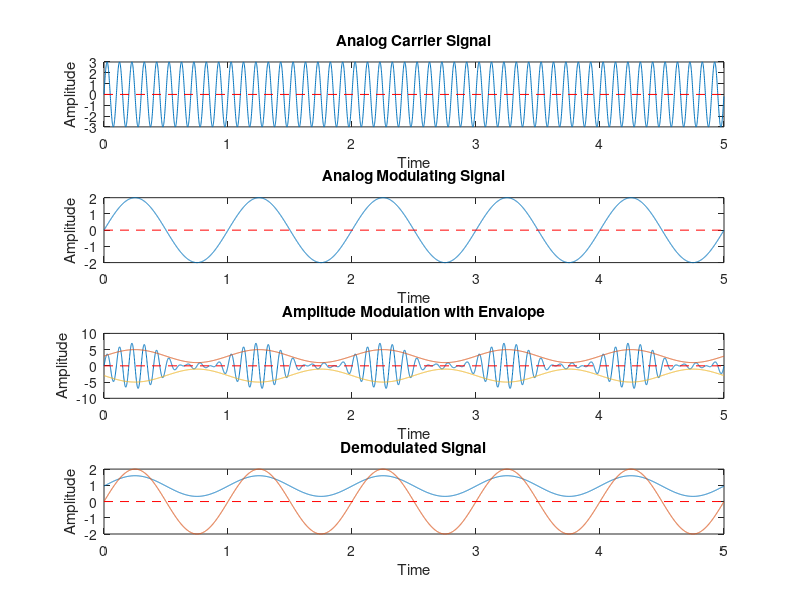

Source code (MATLAB):
%https://www.youtube.com/watch?v=YnLSACNxcqY
clc;
close all;
clear all;

am = 2;
ac = 3;
fm = 1;
fc = 10;
fs = 1000;
T = 5;
t = 0 : 1/fs : T - 1/fs;

%Carrier Signal
ct = ac * sin(2 * pi * fc * t);

subplot(411);
plot(t,ct);
xlabel("Time");
ylabel("Amplitude");
title("Analog Carrier Signal");
line([0 T],[0 0],"linestyle","--","color","r");

%Modulating Signal
mt = am * sin(2 * pi * fm * t);

subplot(412);
plot(t,mt);
xlabel("Time");
ylabel("Amplitude");
title("Analog Modulating Signal");
line([0 T],[0 0],"linestyle","--","color","r");

%Amplitude Modulation
k = am / ac; %amplitude sensitivity of AM
st1 = (1+k.*mt).* ct;

subplot(413);
plot(t,st1,t,(ac+mt),t,(-ac-mt)); %with envalope
xlabel("Time");
ylabel("Amplitude");
title("Amplitude Modulation with Envalope");
line([0 T],[0 0],"linestyle","--","color","r");

%Amplitude Demodulation
st2 = (1 / pi) * (ac + mt); %demodulation

subplot(414);
plot(t,st2,t,mt);%compairing demodulated signal with modulating signal
xlabel("Time");
ylabel("Amplitude");
title("Demodulated Signal");
line([0 T],[0 0],"linestyle","--","color","r");

##Formulas
##modulation = [1 + k.* m(t)].* c(t)
##demodulation = (1 / pi) * (ac + mt);
##k = ratio of message amplitude & carrire amplitude = am/ac
##m(t) = message/modulating signal
##c(t) = carrire signal
##ac = carrire amplitude